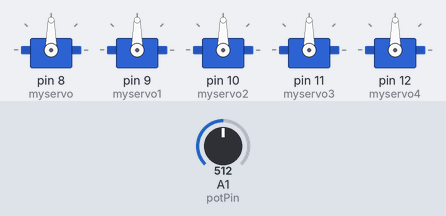
Simulated run of this sketch. Board: Arduino Uno, built with avr-gcc and run on an emulated ATmega328P. Parts: 5 × servo. The test bench sets the inputs (shaded band); at power-on: A1 (potPin) = 512.

Above: at 1.2 s.
1.3 s: A1 (potPin) set to 716
At 2.5 s:
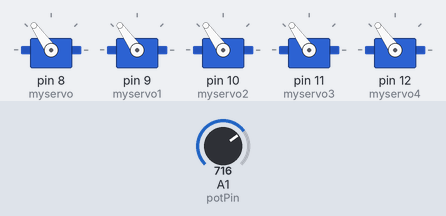
2.8 s: A1 (potPin) set to 900
At 3.7 s:
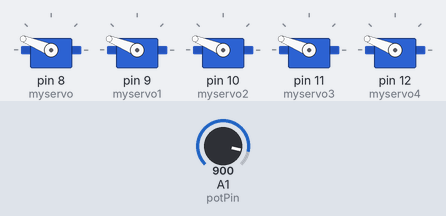
4.3 s: A1 (potPin) set to 1023
At 4.8 s:
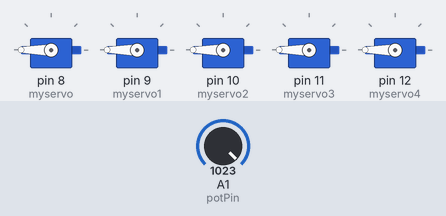
5.8 s: A1 (potPin) set to 306
At 7.0 s:
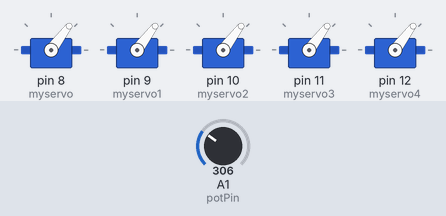
7.3 s: A1 (potPin) set to 122
At 8.3 s:
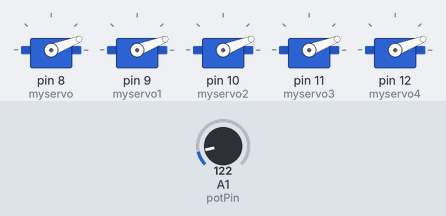
Timing chart, 0 to 9.8 s (numbered marks = the images above; inputs shaded):
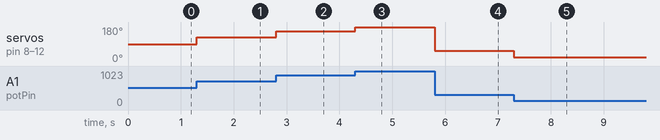

The sketch:

hand.ino
```cpp
#include <Servo.h>

float Position;
int Pos;
int potPin = A1;

int potVal;

Servo myservo;
Servo myservo1;
Servo myservo2;
Servo myservo3;
Servo myservo4;


void setup()
{
pinMode(potPin, INPUT);
myservo.attach(8);
myservo1.attach(9);
myservo2.attach(10);
myservo3.attach(11);
myservo4.attach(12);


}

void loop()
{

potVal = analogRead(potPin);
Position = potVal*180./1023.;
Pos = Position;
myservo.write(Pos);
myservo1.write(Pos);
myservo2.write(Pos);
myservo3.write(Pos);
myservo4.write(Pos);

}
```

Measured:
- after the input at 1.3 s, servo on pin 8 (myservo), servo on pin 9 (myservo1), servo on pin 10 (myservo2), servo on pin 11 (myservo3), servo on pin 12 (myservo4): 90° → 125° at once
- after the input at 2.8 s, servo on pin 8 (myservo), servo on pin 9 (myservo1), servo on pin 10 (myservo2), servo on pin 11 (myservo3), servo on pin 12 (myservo4): 125° → 158° at once
- after the input at 4.3 s, servo on pin 8 (myservo), servo on pin 9 (myservo1), servo on pin 10 (myservo2), servo on pin 11 (myservo3), servo on pin 12 (myservo4): 158° → 180° at once
- after the input at 5.8 s, servo on pin 8 (myservo), servo on pin 9 (myservo1), servo on pin 10 (myservo2), servo on pin 11 (myservo3), servo on pin 12 (myservo4): 180° → 53° at once
- after the input at 7.3 s, servo on pin 8 (myservo), servo on pin 9 (myservo1), servo on pin 10 (myservo2), servo on pin 11 (myservo3), servo on pin 12 (myservo4): 53° → 21° at once
